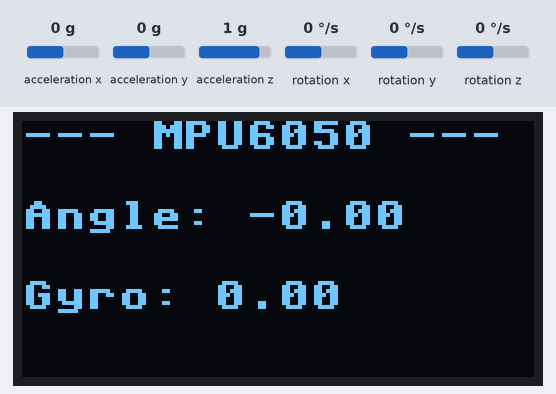
The program below on a simulated ESP32 board running MicroPython. Shown: 128×64 one-colour display. The test bench sets the inputs (shaded band); at power-on: acceleration y 0 g, acceleration z 1 g, rotation y 0 °/s, acceleration x 0 g, rotation x 0 °/s, rotation z 0 °/s. Library files of the repository ran but are not shown: mpu6050.py, ssd1306.py; what the program prints to the serial console is not drawn.

Above: at 1.4 s.
1.5 s: acceleration y set to -1.4 g
At 3.0 s:
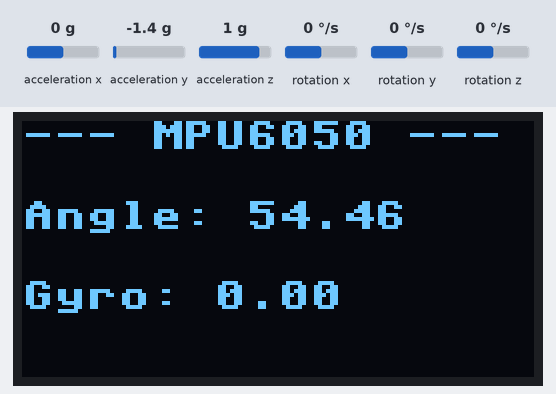
3.3 s: acceleration z set to -1.4 g
At 4.9 s:
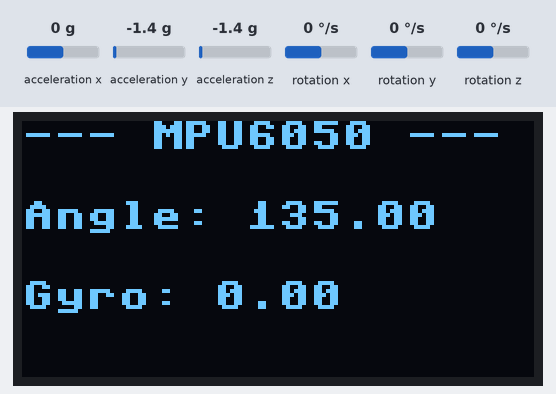
5.2 s: rotation y set to -192 °/s
At 5.9 s:
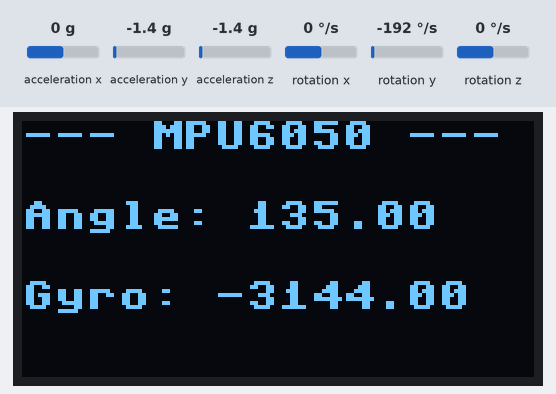
7.0 s: acceleration y set to -0.8 g
At 8.0 s:
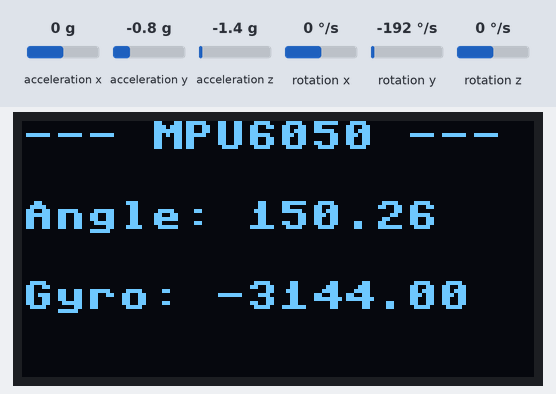
8.9 s: acceleration z set to 0 g
At 10.1 s:
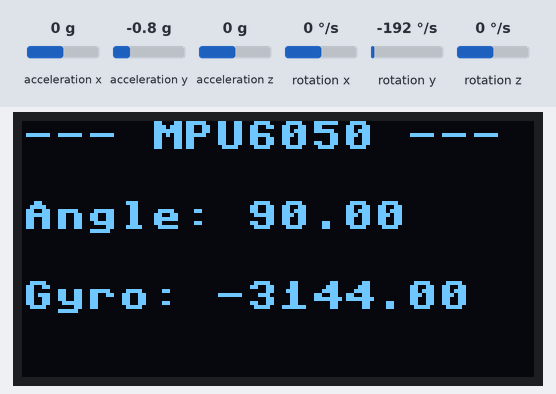
Timing chart, 0 to 11.7 s (numbered marks = the images above; inputs shaded):
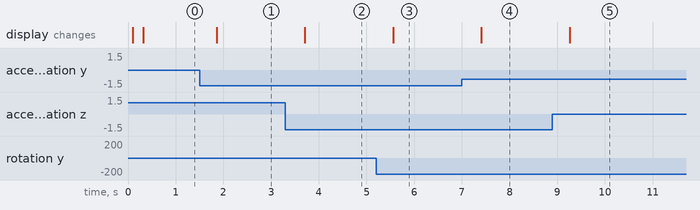

Measured:
- after the input at 1.5 s, the display: changes after 0.36 s (image 1)
- after the input at 3.3 s, the display: changes after 0.41 s (image 2)
- after the input at 5.2 s, the display: changes after 0.36 s (image 3)
- after the input at 7.0 s, the display: changes after 0.41 s (image 4)
- after the input at 8.9 s, the display: changes after 0.36 s (image 5)

The program:

ESP_WROOM_MPU_SSD.py
```python
# ESP_WROOM_MPU_SSD.py

from mpu6050 import MPU6050
import ssd1306
from machine import I2C, Pin
import time
import math
PI = 3.1415

# I2Cインスタンスはここで1つだけ生成し、両方で共有する
i2c = I2C(1, scl=Pin(25), sda=Pin(26), freq=100000)

oled = ssd1306.SSD1306_I2C(128, 64, i2c, addr=0x3C)

mpu = MPU6050(i2c)       # 同じi2cインスタンスを渡す
mpu.MPU_Init()

while True:
    ax, ay, az = mpu.MPU_Get_Accelerometer()
    gx, gy, gz = mpu.MPU_Get_Gyroscope()
    Angle = -math.atan2(ay, az) * (180 / PI)

    oled.fill(0)
    oled.text("--- MPU6050 ---", 0, 0)
    oled.text("Angle: {:.2f}".format(Angle), 0, 20)
    oled.text("Gyro: {:.2f}".format(gy), 0, 40)
    oled.show()

    print("Angle : Angle={:.2f}".format(Angle))
    print("Gyro  : Gyro={:.2f}".format(gy))
    print(i2c.scan())
    print()

    time.sleep(0.2)
```
